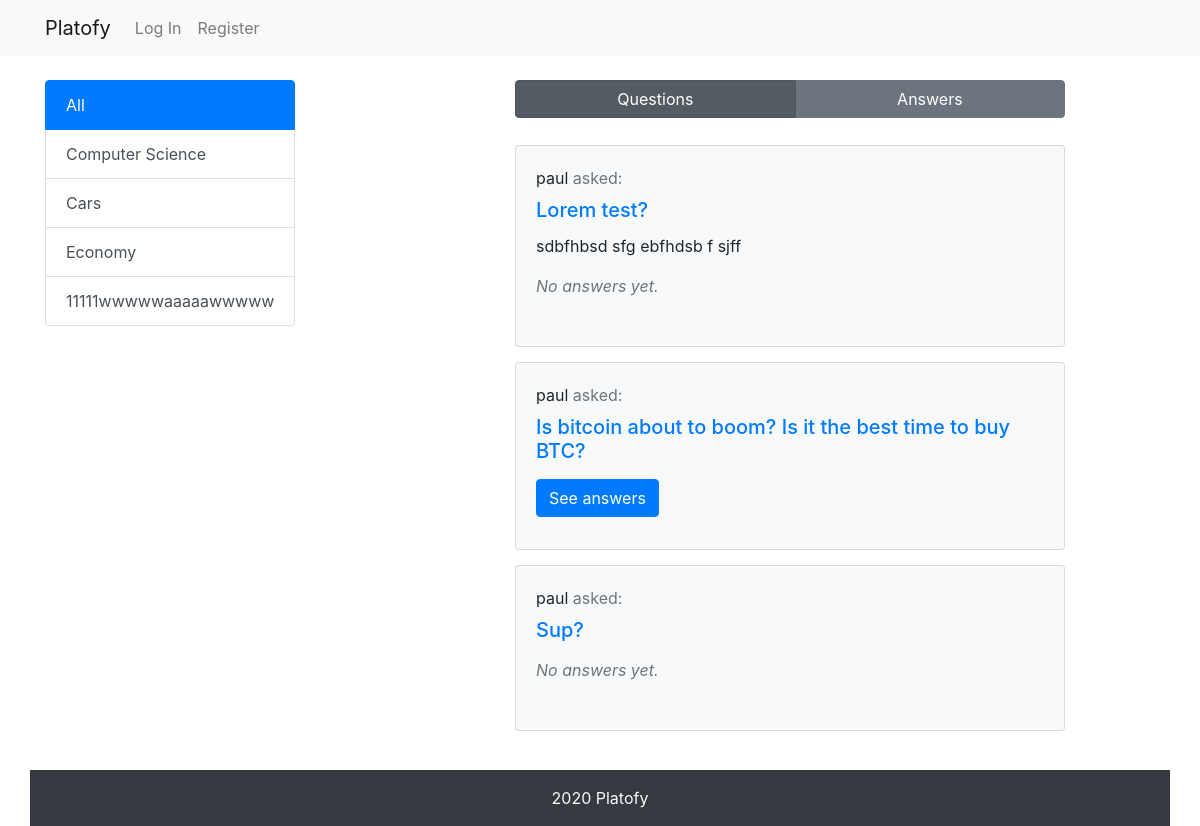
Page /profile/1/ on the committed database.
### qa/models.py (models this page shows, shortened)
class Question(models.Model):
    author = models.ForeignKey(User, on_delete=models.CASCADE, null=True)
    title = models.CharField(max_length=256)
    details = models.CharField(max_length=512, blank=True)
    question_type = models.CharField(max_length=256, choices=QUESTION_TYPES, default=QUESTION_TYPES[0][0])
    answers = models.ManyToManyField(Answer, blank=True)
    views = models.PositiveIntegerField(default=1)
    timestamp = models.DateTimeField(auto_now_add=True)
    edited_timestamp = models.DateTimeField(auto_now=True)
    class Meta:
        ordering = ['-timestamp']

### qa/views.py (the view)
# urls.py: path('profile/<int:uid>/', views.profile, name='profile'),
def profile(request, uid):
    user = User.objects.get(id=uid)
    questions = Question.objects.filter(author=user)
    return render(request, 'qa/profile.html', context={'viewed_user': user, 'questions': questions})

### qa/templates/qa/profile.html (shortened to what this page needs)
{% extends "qa/layout.html" %}
{% load static crispy_forms_tags avatar_tags %}
{% block main %}
    <div>
        <div class="btn-group" id="profile_btn_group">
            <button class="btn btn-secondary active">Questions</button>
            <button class="btn btn-secondary">Answers</button>
        </div>
    </div>
    {% for question in questions %}
        <div class="card bg-light question_card">
            <div class="card-body">
                <div class="mb-2">
                    {{ question.author.username }}
                    <span class="text-muted">asked:</span>
                </div>
                <a href="{% url 'question' question_id=question.id %}">
                    <h5 class="card-title">{{ question.title }}</h5>
                </a>
                <p class="card-text">{{ question.details|truncatewords:50 }}</p>
                {% if question.answers.all %}
                    <a href="{% url 'question' question_id=question.id %}" class="btn btn-primary">See answers</a>
                {% else %}
                    <p class="text-muted font-italic">No answers yet.</p>
                {% endif %}
            </div>
        </div>
    {% endfor %}
{% endblock %}

### static/css/style.css (style rules this page uses)
#main_cont > * { width: 100%; max-width: 550px !important; margin: 0 auto 15px; }
#main_cont > * > * { margin-bottom: 12px; }
#profile_btn_group { width: 100%; }

### rows in the picture
Question: author.username "paul", title "Lorem test?", details "sdbfhbsd sfg ebfhdsb f sjff", shows "No answers yet."
Question: author.username "paul", title "Is bitcoin about to boom? Is it the best time to buy BTC?", shows "See answers"
Question: author.username "paul", title "Sup?", shows "No answers yet."
